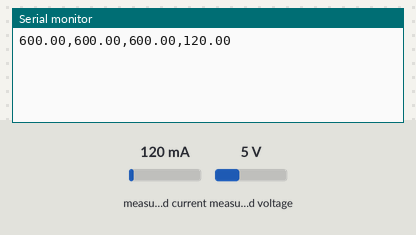
Simulated run of this sketch. Board: Arduino Uno, built with avr-gcc and run on an emulated ATmega328P. Shown: the last lines printed to the serial monitor. The test bench sets the inputs (shaded band); at power-on: measured current 120 mA, measured voltage 5 V.

Above: at 1.2 s.
1.3 s: measured current set to 40 mA
At 2.2 s:
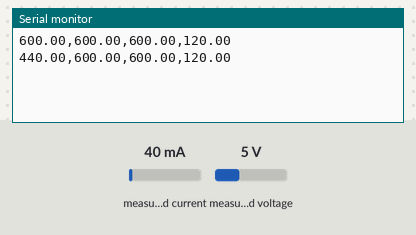
2.8 s: measured voltage set to 0.3 V
At 3.9 s:
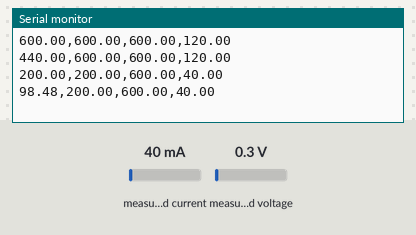
4.3 s: measured current set to 500 mA
At 5.5 s:
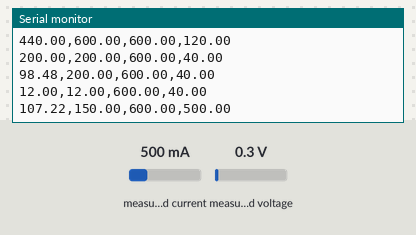
Timing chart, 0 to 7.3 s (numbered marks = the images above; inputs shaded):
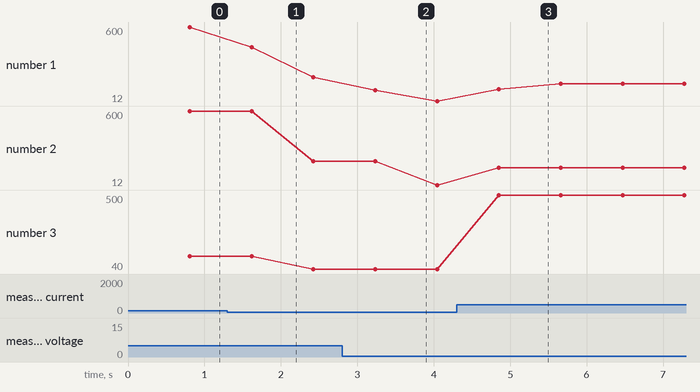

The sketch:

captura_corrente.ino
```cpp
#include <Wire.h>
#include <Adafruit_INA219.h>

Adafruit_INA219 ina219; // Inicialização com endereço padrão 0x40

void setup(void)
{
  Serial.begin(115200);
  while (!Serial) {
      delay(10); // Pausa até a abertura do monitor serial
  }

  //Serial.println("Adafruit INA219 Test");

  if (!ina219.begin()) {
    Serial.println("Failed to find INA219 chip");
    while (1) { delay(10); }
  }
  // Para usar um ganho diferente, descomente uma das linhas seguintes:
   //ina219.setCalibration_32V_2A();
   //ina219.setCalibration_32V_1A();
   //ina219.setCalibration_16V_400mA();
}

float peakAvgPower = 0;

void loop(void)
{
  float shuntvoltage = 0;
  float current_mA = 0;
  float power_mW = 0;
  float avg_power_mW = 0;
  float busVoltage = 0;
  float peakCurrent = 0;
  float peakPower = 0;
  float teste = 0;


  int numOfMeasurements = 100;

  for(int j=0; j<numOfMeasurements;j++){
    shuntvoltage = ina219.getShuntVoltage_mV();
    current_mA = ina219.getCurrent_mA();
    power_mW = ina219.getPower_mW();
    busVoltage = ina219.getBusVoltage_V();


    if(current_mA > peakCurrent){
      peakCurrent = current_mA;
    }

    if(power_mW > peakPower){
      peakPower = power_mW;
    }

    avg_power_mW += power_mW;

  }

  avg_power_mW /= numOfMeasurements;

  if(avg_power_mW > peakAvgPower){
    peakAvgPower = avg_power_mW;
  }


  Serial.print(avg_power_mW); Serial.print(",");
  Serial.print(peakPower); Serial.print(",");
  Serial.print(peakAvgPower); Serial.print(",");
  Serial.println(peakCurrent);


  /*Serial.print(shuntvoltage); Serial.print(",");
  Serial.print(current_mA); Serial.print(",");
  Serial.println(power_mW);

delay(400);*/

}
```

Measured:
- after the input at 1.3 s, the serial monitor: prints a new line after 0.32 s (image 1)
- after the input at 2.8 s, the serial monitor: prints a new line after 0.44 s (image 2)
- after the input at 4.3 s, the serial monitor: prints a new line after 0.55 s (image 3)
- plotted number 1: 600 → 200 after the input at 1.3 s, 200 → 12 after the input at 2.8 s, 12 → 150 after the input at 4.3 s
- plotted number 2: 600 → 200 after the input at 1.3 s, 200 → 12 after the input at 2.8 s, 12 → 150 after the input at 4.3 s
- plotted number 3: 120 → 40 after the input at 1.3 s, 40 → 500 after the input at 4.3 s
